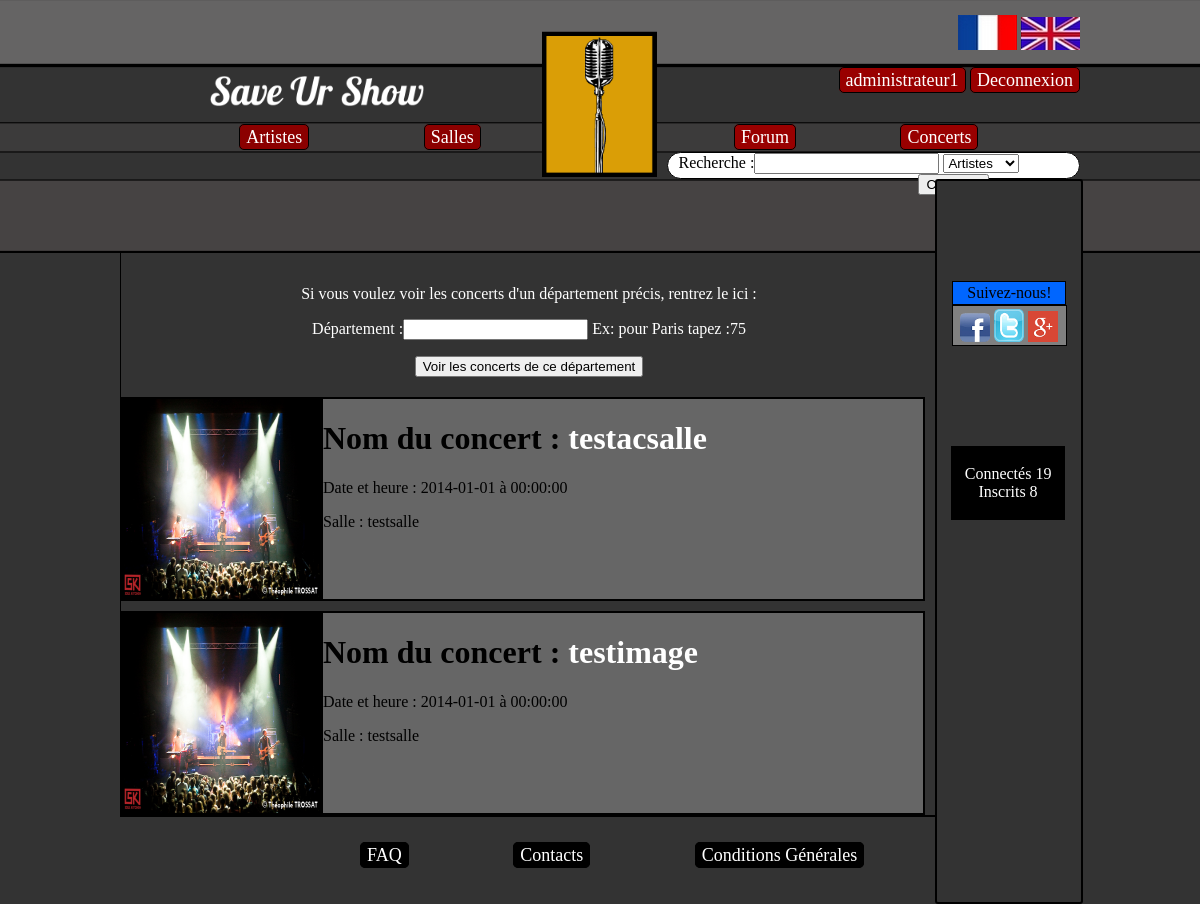
The page /mvc1/index.php?page=listeConcerts (signed in) on the database its author committed.
### tables this page shows
CREATE TABLE IF NOT EXISTS `statistique` (
  `ID` int(11) NOT NULL AUTO_INCREMENT,
  `nombre_inscrit` int(11) DEFAULT NULL,
  `nombre_visite` int(11) DEFAULT NULL,
  PRIMARY KEY (`ID`)
);

CREATE TABLE IF NOT EXISTS `concert` (
  `ID` int(11) NOT NULL AUTO_INCREMENT,
  `nom_du_concert` varchar(255) NOT NULL,
  `image_concert` varchar(255) DEFAULT NULL,
  `date_du_concert` date DEFAULT NULL,
  `heure_du_concert` time DEFAULT NULL,
  `salle_ID` int(11) DEFAULT NULL,
  `date_ajout_concert` datetime DEFAULT NULL,
  PRIMARY KEY (`ID`),
  KEY `fk_concert_salle1_idx` (`salle_ID`)
);

CREATE TABLE IF NOT EXISTS `salle` (
  `ID` int(11) NOT NULL AUTO_INCREMENT,
  `nom_de_la_salle` varchar(255) NOT NULL,
  `adresse_salle` varchar(40) DEFAULT NULL,
  `departement` int(11) DEFAULT NULL,
  `description_salle` text,
  `image_salle` varchar(25) DEFAULT NULL,
  `nombre_de_place` int(11) DEFAULT NULL,
  `numero_de_telephone` int(11) DEFAULT NULL,
  `membre_ID` int(11) DEFAULT NULL,
  PRIMARY KEY (`ID`),
  KEY `fk_salle_membre1_idx` (`membre_ID`),
  KEY `ID` (`ID`)
);

### mvc1/controleurs/fr.php (called while the page is built, shortened)
<?php
	$DECONNEXION = 'Deconnexion';
	$TXT_ARTISTES = 'Artistes';
	$TXT_SALLES = 'Salles';
	$TXT_CONCERTS = 'Concerts';
	$TXT_FORUM = 'Forum';
	$RECHERCHE = 'Recherche :';
	$TXT_SUIVRE = 'Suivez-nous!';
	$TXT_CONNECTES = 'Connectés';
	$TXT_INSCRITS = 'Inscrits';
$TXT_EX = 'Ex: pour Paris tapez :75';
$_CONCERT_DEP = 'Si vous voulez voir les concerts d\'un d&eacutepartement pr&eacutecis, rentrez le ici :';
$DEPARTEMENT = 'D&eacutepartement';
$_VOIR_CONCERT = 'Voir les concerts de ce département';
 ?>

### mvc1/modeles/modele_stat.php (called while the page is built, shortened)
<?php
	function nbrVisite(){
	global $bdd;
	$req = $bdd -> prepare("SELECT nombre_visite FROM statistique");
	$req -> execute();
	$res = $req->fetch();
	return $res[0];
	}
	function nbrInscrit(){
		global $bdd;
		$req = $bdd -> prepare("SELECT count(ID) FROM membre");
		$req -> execute();
	$res = $req->fetch();
	return $res['count(ID)'];
	}
 ?>

### mvc1/modeles/modele_concert.php (called while the page is built, shortened)
<?php
	function listConcertDep($departement){
		global $bdd;
		$req = $bdd -> prepare('SELECT concert.nom_du_concert, concert.date_du_concert, concert.heure_du_concert, salle.nom_de_la_salle FROM concert, salle WHERE concert.salle_ID = salle.ID AND salle.departement = :departement');
		$req -> execute(array('departement' => $departement));
		return $req ;
	}
 ?>

### mvc1/vues/vue_concerts.php (the view)
<?php
	if(isset($_SESSION['pseudo']) and empty($reqConcertDep)){
		echo'<div class="listDep"><p> '.$CONCERT.' : '.$_SESSION['departement'].' <br /><br /></p>';
		echo'
			<p >'.$_CONCERT_DEP.' :<br /><br /></p>
			<form action="index.php?page=listeConcerts" method="post">
				<p><label >'.$DEPARTEMENT.' :</label><input type="text" name="departement" id="departement"/> '.$TXT_EX.'</p>
				<p ><input type="submit" value="'.$_VOIR_CONCERT.'"></p>
       		</form>
       		</div>
		';
		foreach ($reqConcertDep as $concert){
			echo'
			<div class="conteneur"> <img class="gauche" alt="Concert" width="200" height="200" src="ressources/image/Salle1.png" />
			  <h1> Nom du concert : <a href="?page=concert&concert='.$concert['nom_du_concert'].'">'.$concert['nom_du_concert'].'</a></h1>
			  <p> Date et heure : '.$concert['date_du_concert'].' à '.$concert['heure_du_concert'].'</p>
			  <p> Salle : '.$concert['nom_de_la_salle'].'
			  </div>';
		}
	}else{
		echo'<div class="listDep"><br />
			<p >'.$_CONCERT_DEP.' </p>
			<form action="index.php?page=listeConcerts" method="post">
				<p><label>'.$DEPARTEMENT.' :</label><input type="text" name="departement" id="departement"/> '.$TXT_EX.'</p>
				<p><input type="submit" value="'.$_VOIR_CONCERT.'"></p>
       		</form>
       		</div>
		';
		if(!empty($reqConcertDep)){
			foreach ($reqConcertDep as $concert){
				echo'
				<div class="conteneur"> <img class="gauche" alt="Concert" width="200" height="200" src="ressources/image/Salle1.png" />
				<h1> Nom du concert : <a href="?page=concert&concert='.$concert['nom_du_concert'].'">'.$concert['nom_du_concert'].'</a></h1>
				<p> Date et heure : '.$concert['date_du_concert'].' à '.$concert['heure_du_concert'].' </p>
				<p> Salle : '.$concert['nom_de_la_salle'].'
				</div>';
			}
		}
	}
?>

### mvc1/vues/header.php (shortened to what this page needs)
<!doctype html>
<html lang="en">
<head>
<link rel="stylesheet" href="ressources/style.css" type="text/css" media="screen" />
<body>
<header>
	<div id="logo">
	</div>
	<a href="?page=accueil"><div id="nom">
	</div></a>
	<div id="drapeau">
	<a href="?page=select_lang&lang=fr"> <img src="ressources/image/drap_fr.png" alt="Version Française" /></a>
	<a href="?page=select_lang&lang=en"> <img src="ressources/image/drap_en.png" alt="Version Anglaise"/></a>
	</div>
	<div id="connexion">
		<ul>
			<?php
			if (!isset($_SESSION['pseudo'])){
				echo '
				<li class="zone1"><a href="?page=connexion">'.$CONNEXION.'</a></li>
				<li class="zone1"><a href="?page=inscription">'.$INSCRIPTION.'</a></li>';
			}else{
				echo'
				<li class="zone1"><a href="?page=profil&profil='.$_SESSION['pseudo'].'">'.$_SESSION['pseudo'].'</a></li>
				<li class="zone1"><a href="?page=deconnexion">'.$DECONNEXION.'</a></li>';
			}
			 ?>
		</ul>
	</div>
	<div id="artistes_salles">
		<ul>
			<li class="boutons1"><a href="?page=listeartiste"><?php echo $TXT_ARTISTES;?></a></li>
			<li class="boutons1"><a href="?page=listeSalles"><?php echo $TXT_SALLES;?></a></li>
		</ul>
	</div>
	<div id="forum_concerts">
		<ul>
			<li class="boutons2"><a href="?page=forum"><?php echo $TXT_FORUM;?></a></li>
			<li class="boutons2"><a href="?page=listeConcerts"><?php echo $TXT_CONCERTS;?></a></li>
		</ul>
	</div>
	<div class="Rechercher">
			<form action="index.php?page=recherche" method="post" name="Recherche">
			<label><?php echo $RECHERCHE;?></label><input type="text" name="mot_cle" id="mot_cle"/>
					<select name="type_recherche">
						<option value="1"><?php echo $TXT_ARTISTES;?></option>
					</select>
			</form>
	</div>
	<span id="bordure">
	<div id="Suivre"><span class="a3"><?php echo $TXT_SUIVRE;?></span>
	</div>
	<div class="reseaux">
		<div> <a href="https://www.facebook.com/pages/Save-Ur-Show/281799091982222?fref=ts"> <img class="reseauxsociaux" src="ressources/image/facebook.png" /></a> <span></span>
		</div>
		<div> <a href="https://twitter.com/SaveUrShow01"> <img class="reseauxsociaux" src="ressources/image/twitter.png"/></a> <span></span>
		</div>
		<div> <a href="https://plus.google.com/"> <img class="reseauxsociaux" src="ressources/image/g.png"/></a> <span></span>
		</div>
	</div>
	<div class="statistique">
		<p> <?php echo $TXT_CONNECTES;?> <?php echo $nbrVisite; ?> <br />
			<?php echo $TXT_INSCRITS;?> <?php echo $nbrInscrit; ?>
		</p>
	</div>
	</span>
</header>
<div id="contenu">

### mvc1/ressources/style.css (style rules this page uses)
body { background-size: 250px; background-image:url(image/haut.png); background-position:center top; background-repeat: repeat-x; background-color: #333333; margin:auto; width: 960px; }
#logo { background-size: 12%; margin:auto; height: 200px; background-image: url(image/Logo.png); background-position: center; background-repeat: no-repeat; }
#nom { background-size: 230px; margin-left: 90px; margin-top:-140px; height: 70px; width:30%; background-image: url(image/Titre.png); background-position: left top; background-repeat: no-repeat; }
#drapeau { float:right; margin-top:-115px; margin-right:0px; }
#connexion ul { color:black; font-size: 18px; float:left; }
#connexion { float:right; margin-right:0px; margin-top:-78px; }
.zone1 { display:inline; width:20%; background-color:#990000; text-align:center; padding:2px 6px 2px 6px; border-style:solid; border-width:1px; border-radius:5px; }
#artistes_salles ul { width: 90%; font-size: 18px; float:right; }
#artistes_salles { float:left; margin-left:80px; margin-top:-21px; }
.boutons1 { display:inline; width:20%; background-color:darkred; text-align:center; padding:2px 6px 2px 6px; border-style:solid; border-width:1px; border-radius:5px; margin-right:110px; }
#forum_concerts ul { display:inline-block; width: 90%; font-size: 18px; float:right; }
#forum_concerts { float:right; margin-top:-21px; }
.boutons2 { display:inline; width:20%; background-color:#990000; text-align:center; padding:2px 6px 2px 6px; border-style:solid; border-width:1px; border-radius:5px; margin-right: 100px; }
.Rechercher { display:block; width:16.1%; height: 23px; background-color:white; text-indent: -240px; padding:0px 6px 2px 250px; border-style:solid; border-width:1px; border-radius:15px; margin-right: 0px; float:right; margin-top:-14px; }
#Suivre { position:relative; width:100px; background-color:#0066FF; text-align:center; padding:2px 6px 2px 6px; border-style:solid; border-width:1px; margin: auto; margin-top:100px; }
.reseaux { position:relative; display:block; width:70%; background-color:grey; text-align:center; padding:2px 6px 2px 6px; border-style:solid; border-width:1px; height: 35px; margin:auto; }
.reseaux div { display:inline-block; }
.reseauxsociaux { width:30px; margin: 0px; margin-top:1px; display: block; margin-left: 0px; }
.statistique { position:relative; width:70%; background-color:ThreeDDarkShadow; text-align:center; padding:2px 6px 2px 6px; border-style:solid; border-width:1px; float:right; margin-left:16px; margin-right:16px; margin-top:100px; margin-bottom: 100px; }
#bordure { position:relative; display:inline-block; width: 15%; height: 721px; margin-top:13px; margin-right:-416px; background-color: #333333; border-style: solid; border-radius: 3px; border-width: 2px; float:right; border-color: black; }
a { text-decoration:none; color:#FFFFFF; }
.statistique p { color:#FFFFFF; }
#contenu { margin-top:121px; border-bottom-style:solid; border-bottom-color:#000000; border-bottom-width:2px; border-left-style:solid; border-left-color:#000000; border-left-width:1px; margin-right:143px; }
ul { list-style: none; }
.conteneur { width: 800px; height: 200px; background: #666666; margin-top:10px; border:solid 2px; }
.listDep { display:block; color : white ; text-align : center ; margin-bottom:20px; }
.gauche { float:left; width: 200px; top:50%; left:10%; margin-top:-(hauteur/2)px; margin-left:-(largeur/2)px; margin-right: 0px; }

### rows shown on the page
statistique: nombre_visite "19"
concert: nom_du_concert "testacsalle", date_du_concert "2014-01-01", heure_du_concert "00:00:00", salle_ID.nom_de_la_salle "testsalle"
concert: nom_du_concert "testimage", date_du_concert "2014-01-01", heure_du_concert "00:00:00", salle_ID.nom_de_la_salle "testsalle"

### other values the page prints
$_SESSION['pseudo'] "administrateur1"
$DECONNEXION "Deconnexion"
$TXT_ARTISTES "Artistes"
$TXT_SALLES "Salles"
$TXT_FORUM "Forum"
$TXT_CONCERTS "Concerts"
$RECHERCHE "Recherche :"
$TXT_SUIVRE "Suivez-nous!"
$TXT_CONNECTES "Connectés"
$TXT_INSCRITS "Inscrits"
$nbrInscrit "8"
$_CONCERT_DEP "Si vous voulez voir les concerts d'un département précis, rentrez le ici :"
$DEPARTEMENT "Département"
$TXT_EX "Ex: pour Paris tapez :75"
$TXT_FAQ "FAQ"
